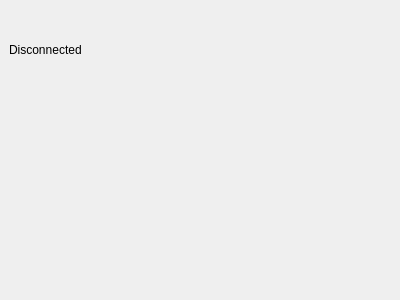
<?xml version="1.0" encoding="UTF-8"?>
<ui version="4.0">
 <class>Form</class>
 <widget class="QWidget" name="Form">
  <property name="geometry">
   <rect>
    <x>0</x>
    <y>0</y>
    <width>400</width>
    <height>300</height>
   </rect>
  </property>
  <property name="windowTitle">
   <string>Form</string>
  </property>
  <widget class="QWidget" name="horizontalLayoutWidget">
   <property name="geometry">
    <rect>
     <x>9</x>
     <y>10</y>
     <width>381</width>
     <height>80</height>
    </rect>
   </property>
   <layout class="QHBoxLayout" name="horizontalLayout">
    <item>
     <widget class="QLabel" name="status_connection">
      <property name="text">
       <string>Disconnected</string>
      </property>
     </widget>
    </item>
   </layout>
  </widget>
 </widget>
 <resources/>
 <connections/>
</ui>
